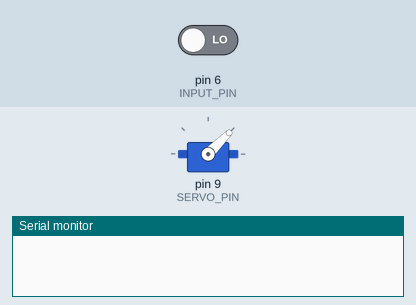
This program was run on a simulated Arduino Uno, built with avr-gcc and run on an emulated ATmega328P. On the bench: servo, the last lines printed to the serial monitor. Inputs (shaded band) come from the test bench; at power-on: pin 6 (INPUT_PIN) LOW.

Above: at 1.7 s.
1.8 s: pin 6 (INPUT_PIN) driven HIGH
At 2.3 s:
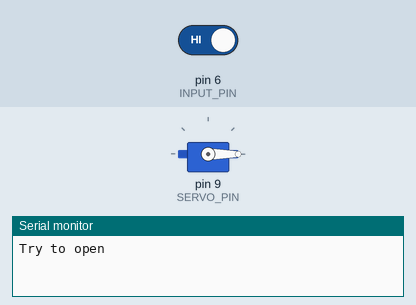
3.3 s: pin 6 (INPUT_PIN) driven LOW
Timing chart, 0 to 6.8 s (numbered marks = the images above; inputs shaded):
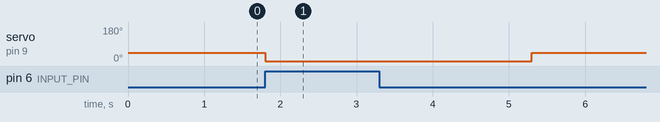

Measured:
- after the input at 1.8 s, servo on pin 9 (SERVO_PIN): 45° → 0° at once

The program:

main.cpp
```cpp
#include <Arduino.h>
#include <Servo.h>

const int SERVO_PIN = 9;
const int INPUT_PIN = 6;
const int S_DELAY = 500;
const int STALL_DELAY = 2000;
const int BUTTON_DELAY = 1000;
const int L_DELAY = 2000;

const int STATE_IDLE = 0;
const int STATE_OPEN = 1;
const int STATE_CLOSE = 2;
const int STATE_WAITING = 3;
const int STATE_STALL = 4;

const int OPEN_ANGLE = 0;
const int CLOSE_ANGLE = 45;

int state = STATE_IDLE;
int button_pressed = false;

Servo servo;

void m(int angle) {
  pinMode(SERVO_PIN, OUTPUT);
  servo.write(angle);
  delay(S_DELAY);
  pinMode(SERVO_PIN, INPUT);
}

void close() {
  m(CLOSE_ANGLE);
  state = STATE_IDLE;
}

void open() {
  state = STATE_OPEN;
  m(OPEN_ANGLE);

  state = STATE_WAITING;
  delay(BUTTON_DELAY);
  bool keep_open = (digitalRead(INPUT_PIN)==HIGH);

  if (keep_open) {
    Serial.println("Stalled");
  }

  delay(L_DELAY);

  if (keep_open) {
    delay(STALL_DELAY);
    state = STATE_STALL;
  } else {
    close();
  }

}


void setup() {
  // put your setup code here, to run once:
  Serial.begin(9600);
  pinMode(INPUT_PIN, INPUT);
  servo.attach(SERVO_PIN);
  close();
}

void loop() {
  button_pressed = (digitalRead(INPUT_PIN)==HIGH);

  // Serial.println(button_pressed);

  switch (state)
  {
    case STATE_IDLE:
      if (button_pressed) {
        Serial.println("Try to open");
        open();
      }
      break;

    case STATE_STALL:
      if (button_pressed) {
        Serial.println("Stalled now close");
        close();
      }
      break;

    default:
      break;
  }
}
```
